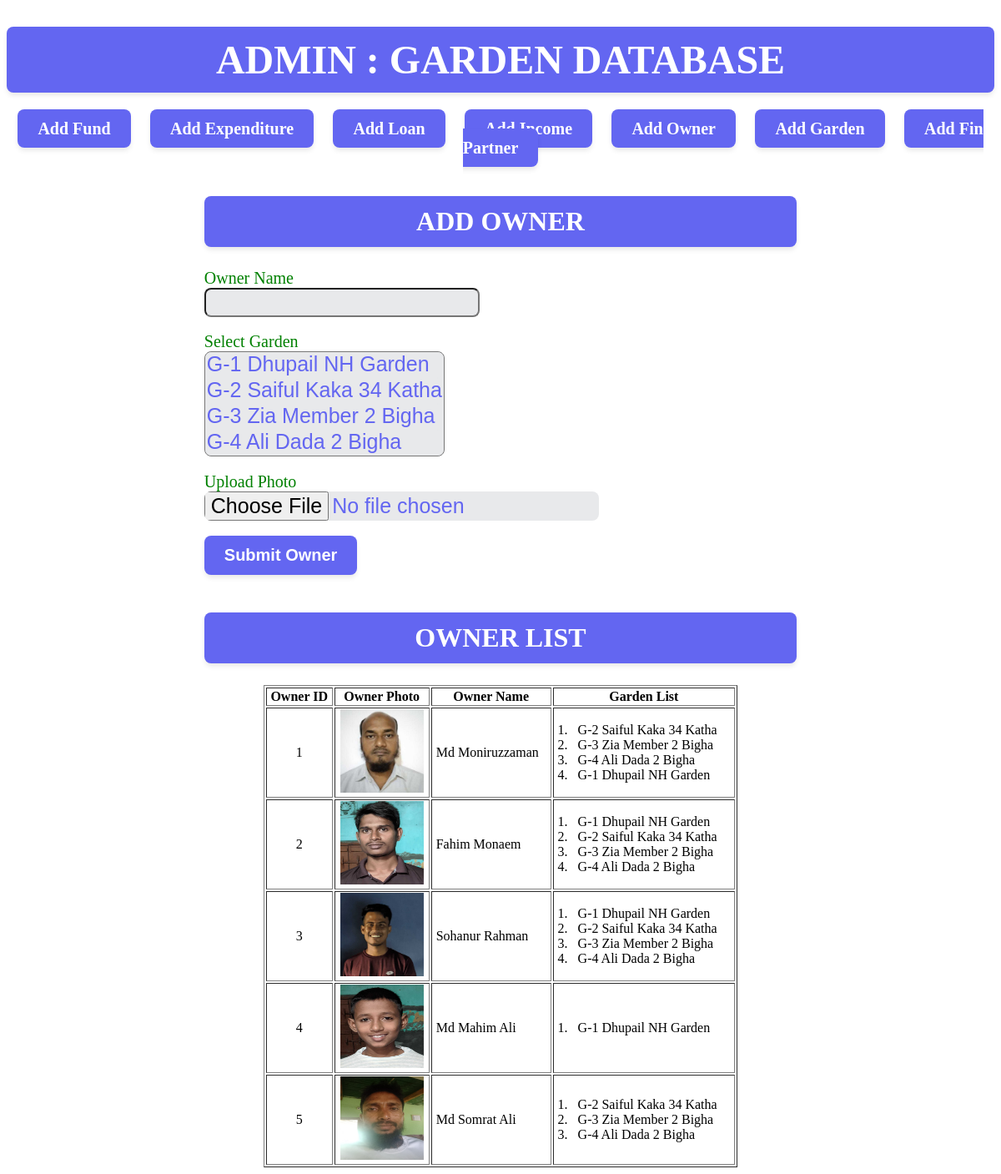
The page /admin.php?task=add_owner on the database its author committed.
### tables this page shows
CREATE TABLE `owner` (
  `owner_id` int(10) UNSIGNED NOT NULL,
  `owner_name` varchar(50) NOT NULL,
  `owner_photo` varchar(50) NOT NULL,
  `garden_index` varchar(100) DEFAULT ''
);

### admin.php (the view, shortened to what this page needs)
<?php
	require_once('db_config.php');
?>
<!DOCTYPE html>
<html>
<head>
</head>
<body>
	<div id="menu_div">
		<h1 class="sub-head" style="font-size:3em;" >Admin : Garden Database</h1>
		<h3><a class="pretty-btn" href="?task=add_fund">Add Fund</a> &nbsp; &nbsp; <a class="pretty-btn" href="?task=add_exp">Add Expenditure</a> &nbsp; &nbsp; <a class="pretty-btn" href="?task=add_loan">Add Loan</a> &nbsp; &nbsp; <a class="pretty-btn" href="?task=add_income">Add Income</a> &nbsp; &nbsp; <a class="pretty-btn" href="?task=add_owner">Add Owner</a> &nbsp; &nbsp; <a class="pretty-btn" href="?task=add_garden">Add Garden</a> &nbsp; &nbsp; <a class="pretty-btn" href="?task=add_fin_partner">Add Fin Partner</a></h3>
	</div>
	<div id="main">
		<div id="left">
		</div>
		<div id="center">
			<?php
				if(isset($_GET['task']))
				{
					if($_GET['task'] == "add_fund")
					{
						$_SESSION['token'] = rand(100, 1000);
					?>
						<h2 class="sub-head">Add Fund</h2>
						<form action="<?php echo $_SERVER['PHP_SELF']; ?>" method="post">
							<label>Select Partner</label><br>
							<select name="partner_fund">
								<?php
									$sql = 'SELECT owner_id, owner_name FROM owner';
									$stmt = $conn->query($sql);
									while($row = $stmt->fetch())
									{
								?>
									<option value="<?php echo $row['owner_id']; ?>" size="50"><?php echo $row['owner_name']; ?></option>
								<?php
									}
								?>
							</select><br><br>
							<label>Select Garden</label><br>
							<select name="garden_fund">
								<?php
									$sql = 'SELECT garden_id, garden_name FROM gardenindex';
									$stmt = $conn->query($sql);
									while($row = $stmt->fetch())
									{
								?>
									<option value="<?php echo $row['garden_id']; ?>" size="50"><?php echo $row['garden_name']; ?></option>
								<?php
									}
								?>
							</select><br><br>
							<label>Amount (Tk.)</label><br>
							<input type="number" name="fund_amount" size="10"><br><br>
							<input type="hidden" name="default_fund_amount" value="<?php echo $_SESSION['token']; ?>">
							<label>Deposit Date (DD/MM/YYYY)</label><br>
							<input type="text" name="fund_date" size="10" value="<?php echo date('d/m/Y'); ?>"><br><br>
							<input class="pretty-btn" type="submit" name="add_fund_submit" value="Submit Fund"><br><br>
						</form>
						<h2 class="sub-head">Fund List</h2>
						<table width="80%" border="1" align="center">
							<tr>
								<th>Fund ID</th>
								<th>Owner Paid</th>
								<th>Garden Name</th>
								<th>Paid Amount</th>
								<th>Paid Date</th>
							</tr>
							<?php
								$sql = 'SELECT
											f.fund_id,
											f.owner_id,
											o.owner_name,
											f.garden_id,
											g.garden_name,
											f.fund_amount,
											f.fund_date
										FROM fund f
										LEFT JOIN owner o ON f.owner_id = o.owner_id
										LEFT JOIN gardenindex g ON f.garden_id = g.garden_id;';
								$stmt = $conn->query($sql);
								while($row = $stmt->fetch())
								{
									echo '<tr>';
									echo '<td style="text-align:center;">' . $row['fund_id'] . '</td>';
									echo '<td style="text-align:left;">' . $row['owner_name'] . '</td>';
									echo '<td style="text-align:left;">' . $row['garden_name'] . '</td>';
									echo '<td style="text-align:right;">' . number_format($row['fund_amount'], 0, '.', ',') . '/-</td>';
									echo '<td style="text-align:center;">' . $row['fund_date'] . '</td>';
									echo '</tr>';
								}
							?>
						</table>
					<?php
					}
					else if($_GET['task'] == "add_owner")
					{
						$stmt = $conn->query("SELECT garden_id, garden_name FROM gardenindex");
						$garden_list = $stmt->fetchAll(PDO::FETCH_ASSOC);
					?>
						<h2 class="sub-head">Add Owner</h2>
						<form action="<?php echo $_SERVER['PHP_SELF']; ?>" method="post" enctype="multipart/form-data">
							<label>Owner Name</label><br>
							<input type="text" name="owner_name"><br><br>
							<label>Select Garden</label><br>
							<select name="garden_index[]" multiple>
								<?php
									foreach ($garden_list as $garden) {
										echo '<option value="' . $garden['garden_id'] . '">'. $garden['garden_name'] . '</option>';
									}
								?>
							</select><br><br>
							<label>Upload Photo</label><br>
							<input type="file" name="file"><br><br>
							<input class="pretty-btn" type="submit" name="add_owner_submit" value="Submit Owner"><br><br>
						</form>
						<h2 class="sub-head">Owner List</h2>
						<table width="80%" border="1" align="center">
							<tr>
								<th>Owner ID</th>
								<th>Owner Photo</th>
								<th>Owner Name</th>
								<th>Garden List</th>
							</tr>
							<?php
								$sql = 'SELECT
											o.owner_id,
											o.owner_name,
											o.owner_photo,
											o.garden_index,
										GROUP_CONCAT(g.garden_name) AS garden_names
										FROM owner o
										LEFT JOIN gardenindex g
										ON FIND_IN_SET(g.garden_id, o.garden_index)
										GROUP BY o.owner_id, o.owner_name, o.owner_photo, o.garden_index;';
								$stmt = $conn->query($sql);
								while($row = $stmt->fetch())
								{
									echo '<tr>';
									echo '<td style="text-align:center;">' . $row['owner_id'] . '</td>';
									echo '<td style="text-align:center;"><img src="owners/' . $row['owner_photo'] . '" height="100" width="100"</td>';
									echo '<td style="text-align:left;">&nbsp;' . $row['owner_name'] . '</td>';
									echo '<td style="text-align:left;">';
									$garden_names = explode(',', $row['garden_names']);
									$i = 1;
									foreach($garden_names as $garden)
									{
										echo '&nbsp;' . $i++ . '. &nbsp; ' . $garden . '<br>';
									}
									echo '</td>';
									echo '</tr>';
								}
							?>
						</table>
					<?php
					}
				}
			?>
		</div>
		<div id="right">
		</div>
	</div>
</body>
</html>

### admin.php (style rules this page uses)
#menu_div { text-align:center; }
#main { display:flex; }
#left { width:20%; }
#center { width:60%; }
#right { width:20%; }
form label { font-size:20px; color:green; }
form input { font-size:25px; background:#E8E9EB; color:#6366f1; border-radius: 8px; }
form select { font-size:25px; background:#E8E9EB; color:#6366f1; border-radius: 8px; }
form select option { font-size:25px; background:#E8E9EB; color:#6366f1; border-radius: 8px; }
a { text-decoration:none; }
.pretty-btn { background-color: #6366f1; color: white; padding: 12px 24px; border: none; border-radius: 8px; font-size: 20px; font-weight: 600; cursor: pointer; transition: all 0.3s ease; box-shadow: 0 4px 6px -1px rgba(0, 0, 0, 0.1); }
.sub-head { background-color: #6366f1; color: white; text-align:center; text-transform:uppercase; padding: 12px 24px; border: none; border-radius: 8px; font-size: 2em; font-weight: 600; transition: all 0.3s ease; box-shadow: 0 4px 6px -1px rgba(0, 0, 0, 0.1); }

### rows shown on the page
owner: owner_id "1", owner_photo (picture), owner_name "Md Moniruzzaman", garden "G-2 Saiful Kaka 34 Katha", garden "G-3 Zia Member 2 Bigha", garden "G-4 Ali Dada 2 Bigha", garden "G-1 Dhupail NH Garden"
owner: owner_id "2", owner_photo (picture), owner_name "Fahim Monaem", garden "G-1 Dhupail NH Garden", garden "G-2 Saiful Kaka 34 Katha", garden "G-3 Zia Member 2 Bigha", garden "G-4 Ali Dada 2 Bigha"
owner: owner_id "3", owner_photo (picture), owner_name "Sohanur Rahman", garden "G-1 Dhupail NH Garden", garden "G-2 Saiful Kaka 34 Katha", garden "G-3 Zia Member 2 Bigha", garden "G-4 Ali Dada 2 Bigha"
owner: owner_id "4", owner_photo (picture), owner_name "Md Mahim Ali", garden "G-1 Dhupail NH Garden"
owner: owner_id "5", owner_photo (picture), owner_name "Md Somrat Ali", garden "G-2 Saiful Kaka 34 Katha", garden "G-3 Zia Member 2 Bigha", garden "G-4 Ali Dada 2 Bigha"
